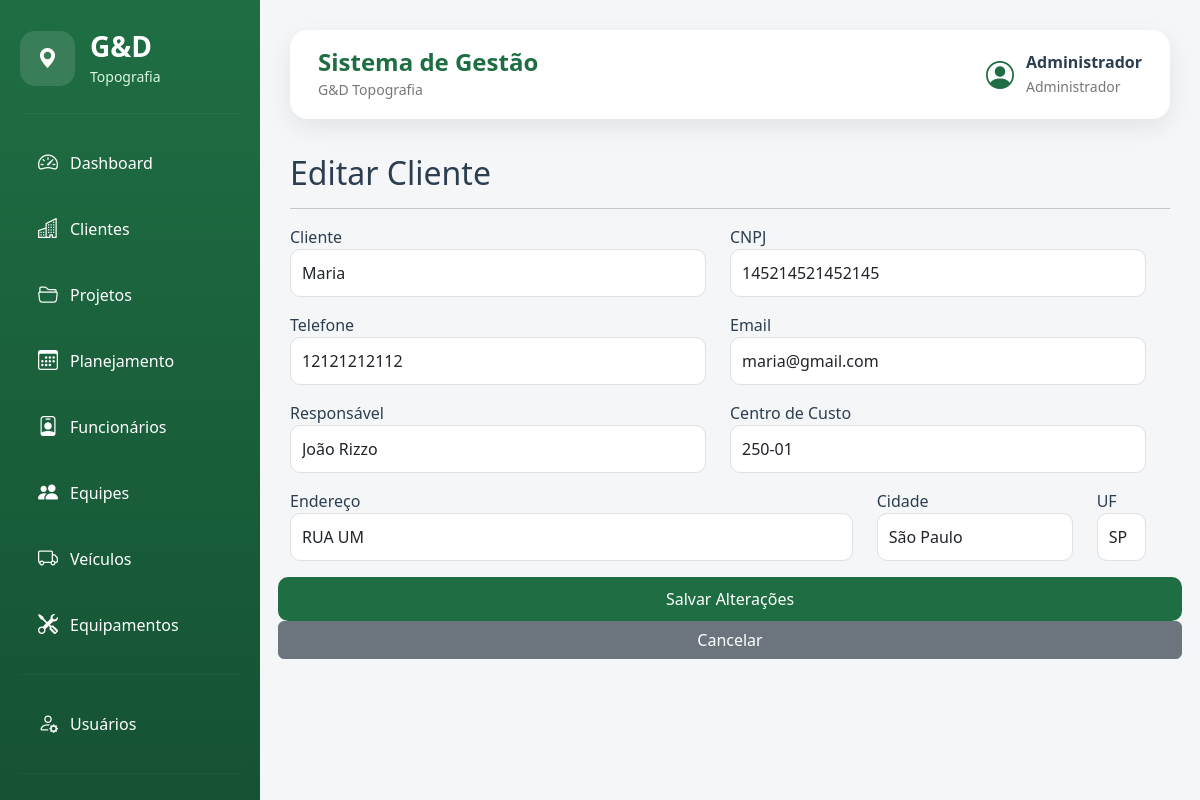
Page /clientes/editar/1 (signed in) on the committed database.
### models/usuario.py (models this page shows, shortened)
class Usuario(UserMixin, db.Model):
    __tablename__ = "usuarios"
    id = db.Column(db.Integer, primary_key=True)
    nome = db.Column(db.String(100), nullable=False)
    email = db.Column(db.String(120), unique=True, nullable=False)
    senha = db.Column(db.String(255), nullable=False)
    perfil = db.Column(
        db.String(50),
        nullable=False,
        default="Administrador"
    )
    ativo = db.Column(
        db.Boolean,
        nullable=False,
        default=True
    )
    data_criacao = db.Column(
        db.DateTime,
        default=datetime.utcnow
    )
    ultimo_login = db.Column(
        db.DateTime,
        nullable=True
    )
    ultimo_acesso = db.Column(
        db.DateTime,
        nullable=True
    )
    foto = db.Column(
        db.String(255),
        nullable=True
    )
    telefone = db.Column(
        db.String(20),
        nullable=True
    )
    observacoes = db.Column(
        db.Text,
        nullable=True
    )

### models/cliente.py (models this page shows)
class Cliente(db.Model):
    __tablename__ = "clientes"
    id = db.Column(db.Integer, primary_key=True)
    nome = db.Column(db.String(150), nullable=False)
    cnpj = db.Column(db.String(20))
    telefone = db.Column(db.String(20))
    email = db.Column(db.String(120))
    endereco = db.Column(db.String(200))
    cidade = db.Column(db.String(100))
    estado = db.Column(db.String(2))
    responsavel = db.Column(db.String(100))
    centro_custo = db.Column(db.String(50))

### routes/clientes.py (the view)
@clientes.route("/clientes/editar/<int:id>")
@login_required
def editar_cliente(id):
    cliente = Cliente.query.get_or_404(id)
    return render_template(
        "editar_cliente.html",
        cliente=cliente
    )

### app.py (called while the page is built)
@app.context_processor
def inject_csrf_token():
    return dict(csrf_token=generate_csrf)

@login_manager.user_loader
def load_user(user_id):
    return Usuario.query.get(int(user_id))

### templates/editar_cliente.html (shortened to what this page needs)
{% extends "layout/base.html" %}
{% block content %}
<h2>Editar Cliente</h2>
<hr>
<form action="/clientes/atualizar/{{ cliente.id }}" method="POST">
    <form action="/clientes/salvar" method="POST">
    <div class="row">
<div class="row">
<div class="col-md-6 mb-3">
<label>Cliente</label>
<input type="text" class="form-control" name="nome" value="{{ cliente.nome }}" required>
</div>
<div class="col-md-6 mb-3">
<label>CNPJ</label>
<input type="text" class="form-control" name="cnpj" value="{{ cliente.cnpj }}">
</div>
<div class="col-md-6 mb-3">
<label>Telefone</label>
<input type="text" class="form-control" name="telefone" value="{{ cliente.telefone }}">
</div>
<div class="col-md-6 mb-3">
<label>Email</label>
<input type="email" class="form-control" name="email" value="{{ cliente.email }}">
</div>
<div class="col-md-6 mb-3">
<label>Responsável</label>
<input type="text" class="form-control" name="responsavel" value="{{ cliente.responsavel }}">
</div>
<div class="col-md-6 mb-3">
<label>Centro de Custo</label>
<input type="text" class="form-control" name="centro_custo" value="{{ cliente.centro_custo }}">
</div>
<div class="col-md-8 mb-3">
<label>Endereço</label>
<input type="text" class="form-control" name="endereco" value="{{ cliente.endereco }}">
</div>
<div class="col-md-3 mb-3">
<label>Cidade</label>
<input type="text" class="form-control" name="cidade" value="{{ cliente.cidade }}">
</div>
<div class="col-md-1 mb-3">
<label>UF</label>
<input type="text" class="form-control" name="estado" maxlength="2" value="{{ cliente.estado }}">
</div>
</div>
<button class="btn btn-success">
Salvar Alterações
</button>
<a href="/clientes" class="btn btn-secondary">
Cancelar
</a>
</form>
{% endblock %}

### templates/layout/base.html (shortened to what this page needs)
<!DOCTYPE html>
<html lang="pt-BR">
<head>
    <link href="https://cdn.jsdelivr.net/npm/bootstrap@5.3.3/dist/css/bootstrap.min.css" rel="stylesheet">
    <link href="https://cdn.jsdelivr.net/npm/bootstrap-icons@1.11.3/font/bootstrap-icons.css" rel="stylesheet">
    <link rel="stylesheet" href="{{ url_for('static', filename='css/style.css') }}">
</head>
<body>
    <div class="sidebar">
        <div class="logo">
            <div class="logo-icon">
                <i class="bi bi-geo-alt-fill"></i>
            </div>
            <div>
                <h3>G&D</h3>
                <small>Topografia</small>
            </div>
        </div>
        <hr>
        <a href="{{ url_for('dashboard.inicio') }}">
            <i class="bi bi-speedometer2"></i>
            <span>Dashboard</span>
        </a>
        <a href="{{ url_for('clientes.listar_clientes') }}">
            <i class="bi bi-buildings"></i>
            <span>Clientes</span>
        </a>
        <a href="{{ url_for('projetos.listar_projetos') }}">
            <i class="bi bi-folder2-open"></i>
            <span>Projetos</span>
        </a>
        <a href="{{ url_for('planejamento.listar_planejamento') }}">
            <i class="bi bi-calendar3"></i>
            <span>Planejamento</span>
        </a>
        <a href="{{ url_for('funcionarios.listar_funcionarios') }}">
            <i class="bi bi-person-badge"></i>
            <span>Funcionários</span>
        </a>
        <a href="{{ url_for('equipes.listar_equipes') }}">
            <i class="bi bi-people-fill"></i>
            <span>Equipes</span>
        </a>
        <a href="{{ url_for('veiculos.listar_veiculos') }}">
            <i class="bi bi-truck"></i>
            <span>Veículos</span>
        </a>
        <a href="{{ url_for('equipamentos.listar_equipamentos') }}">
            <i class="bi bi-tools"></i>
            <span>Equipamentos</span>
        </a>
        <hr>
        <a href="{{ url_for('usuarios.listar_usuarios') }}">
            <i class="bi bi-person-gear"></i>
            <span>Usuários</span>
        </a>
        <hr>
        <a href="{{ url_for('auth.logout') }}">
        </a>
    </div>
    <div class="conteudo">
        <div class="topbar">
            <div>
                <h4>Sistema de Gestão</h4>
                <small>G&D Topografia</small>
            </div>
            <div class="topbar-right">
                <div class="usuario">
                    <i class="bi bi-person-circle fs-3"></i>
                    <div>
                        <strong>
                            {{ current_user.nome }}
                        </strong>
                        <small>
                            {{ current_user.perfil }}
                        </small>
                    </div>
                </div>
            </div>
        </div>
        {% block content %}
        {% endblock %}
    </div>
</body>
</html>

### static/css/style.css (style rules this page uses)
:root { --verde-principal:#1F6E43; --verde-secundario:#2E8B57; --verde-escuro:#155233; --cinza-claro:#F4F6F8; --cinza:#D8DEE4; --texto:#2C3E50; --branco:#FFFFFF; --sombra:0 8px 25px rgba(0,0,0,.08); --radius:18px; }
* { margin:0; padding:0; box-sizing:border-box; }
body { background:var(--cinza-claro); font-family:"Segoe UI",Tahoma,Geneva,Verdana,sans-serif; color:var(--texto); overflow-x:hidden; }
.sidebar { position:fixed; top:0; left:0; width:260px; height:100vh; background:linear-gradient( 180deg, var(--verde-principal), var(--verde-escuro) ); color:white; padding:30px 20px; overflow-y:auto; overflow-x:hidden; z-index:1000; }
.logo { display:flex; align-items:center; gap:15px; margin-bottom:25px; }
.logo-icon { width:55px; height:55px; border-radius:15px; background:rgba(255,255,255,.12); display:flex; align-items:center; justify-content:center; font-size:28px; }
.logo h3 { margin:0; font-weight:700; }
.logo small { color:#d9f6df; }
.sidebar hr { border-color:rgba(255,255,255,.15); margin:20px 0; }
.sidebar a { display:flex; align-items:center; gap:12px; color:white; text-decoration:none; padding:14px 18px; border-radius:12px; margin-bottom:8px; transition:.25s; }
.sidebar i { font-size:20px; }
.conteudo { margin-left:260px; width:calc(100% - 260px); min-height:100vh; padding:30px; }
.topbar { background:white; border-radius:18px; padding:18px 28px; display:flex; justify-content:space-between; align-items:center; margin-bottom:35px; box-shadow:var(--sombra); }
.topbar h4 { margin:0; color:var(--verde-principal); font-weight:700; }
.topbar small { color:#777; }
.topbar-right { display:flex; align-items:center; gap:20px; }
.usuario { display:flex; align-items:center; gap:12px; }
.usuario i { color:var(--verde-principal); }
.usuario strong { display:block; }
.usuario small { color:#777; }
.btn-success { background:var(--verde-principal); border:none; border-radius:10px; padding:10px 18px; }
.form-control, .form-select { border-radius:10px; padding:11px; }

### rows in the picture
Usuario: nome "Administrador", perfil "Administrador"
Cliente: nome "Maria", cnpj "145214521452145", telefone "12121212112", email "maria@gmail.com", responsavel "João Rizzo", centro_custo "250-01", endereco "RUA UM", cidade "São Paulo", estado "SP"
